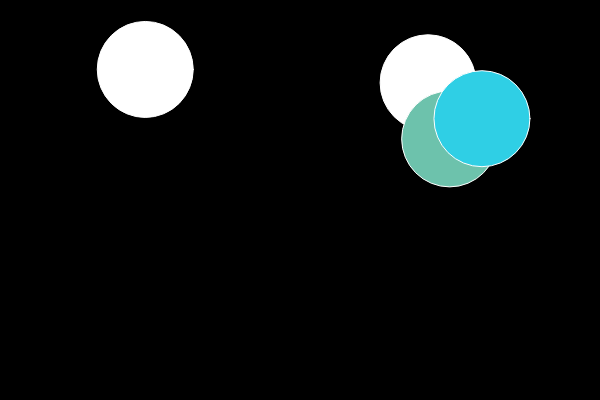
Frame 1 (no input)
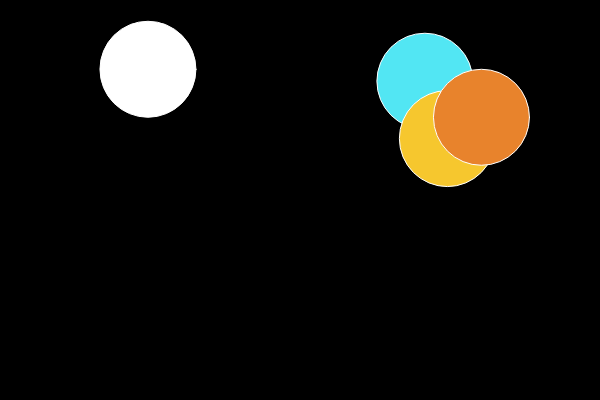
Frame 60 (no input)
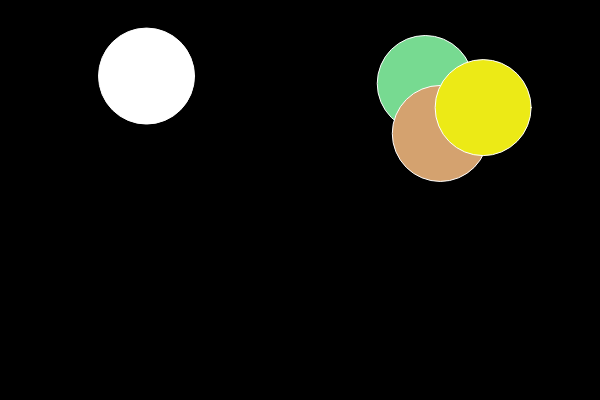
Frame 120 (the mouse pressed at the canvas centre since frame 60)

The p5.js sketch that drew these frames (run headless with seeded random() and noise() and a simulated clock; from frame 60 on, the mouse is pressed at the canvas centre):

// p5.js sketch
// ── sketch.js
var bubbles = [];

function setup() {
  createCanvas(600, 400);
  for(var i =0; i < 4; i++){
    bubbles[i] = new Bubble(random(width), random(height));
  }
}


// when circles overlap, change color
function draw() {
  background(0);

  // nested for loops to check if circle intersects all other circles
  for(var i = 0; i < bubbles.length; i++) {
    bubbles[i].update();
    bubbles[i].display();
    for(var j = i; j < bubbles.length; j++) {
      if (i != j && bubbles[i].intersects(bubbles[j])) {
        bubbles[i].changeColor();
        bubbles[j].changeColor();
      }
    }
  }
}



// ── bubble.js
function Bubble (x, y) {
  this.x = x;
  this.y = y;
  this.r = 48;
  this.col = color(255);
  
  this.display = function() {
    stroke(255);
    fill(this.col, 100);
    ellipse(this.x, this.y, this.r * 2, this.r * 2);
  }
  
  this.isFinished = function () {
    if(this.lifespan < 0) {
      return true;
    } else {
      return false;
    }
  }
  
// when circles overlap
  this.intersects = function (other){
    var d = dist(this.x, this.y, other.x, other.y);
    return d < this.r + other.r 
  }
  
  this.update = function() {
    this.x += random(-1, 1);
    this.y += random(-1, 1);
    this.lifespan--;
  }
  
  this.changeColor = function() {
    this.col = color(random(255), random(255), random(255));
  }
}
